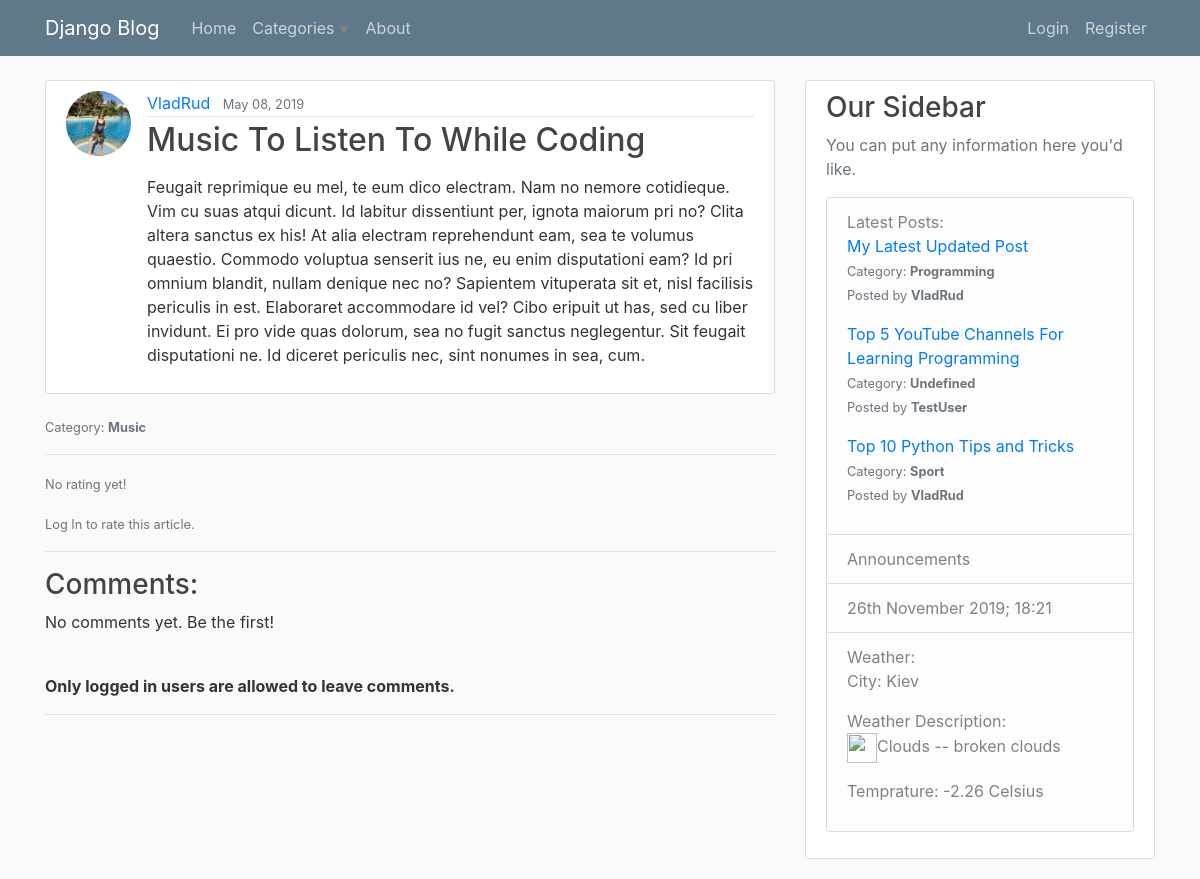
The page /post/26/ on the database its author committed.
### blog/models.py (models this page shows, shortened)
class Post(models.Model):
    title = models.CharField(max_length=100)
    content = HTMLField()
    date_posted = models.DateTimeField(default=timezone.now)
    author = models.ForeignKey(User, on_delete=models.CASCADE)
    review_star = models.IntegerField(default=0)
    category = models.CharField(max_length=20, choices=category_choices, default='Undefined')

### users/models.py (models this page shows, shortened)
class Profile(models.Model):
    user = models.OneToOneField(User, on_delete=models.CASCADE)
    image = models.ImageField(default='default.jpg', upload_to='profile_pics')

### blog/views.py (the view)
# urls.py: path('post/<int:pk>/', PostDetailView.as_view(), name='post-detail'),
class PostDetailView(DetailView, MultipleObjectMixin):
    model = Post
    paginate_by = 5
    def get_context_data(self, **kwargs):
        object_list = Post.objects.filter(id=self.get_object().id)[0].comments.filter(related_to_comment_id=0)
        context = super(PostDetailView, self).get_context_data(object_list=object_list, **kwargs)
        return context

### blog/templatetags/custom_tags.py (called while the page is built)
@register.simple_tag
def latest_posts():
    latest_posts_html = ''
    latest_posts_list = Post.objects.all().order_by('-date_posted')[:3]
    for post in latest_posts_list:
        latest_posts_html += f"""<p><a href='/post/{post.id}/'>{post.title}</a>
                             <br><small class='text-muted'>Category: <strong>{post.category}</strong></small>
                             <br><small class='text-muted'>Posted by <strong>{post.author}</strong></small></p>"""
    return mark_safe(latest_posts_html)

@register.simple_tag
def category_list():
    category_list_html = ''
    for category_choice in category_choices:
        if len(Post.objects.filter(category=category_choice[0])):
            category_list_html += f"<a href='/category/{category_choice[0]}'>{category_choice[0]}</a>"
    return mark_safe(category_list_html)

### blog/templates/blog/post_detail.html (shortened to what this page needs)
{% extends 'blog/base.html' %}
{% load custom_tags %}
{% block content %}
{% load mathfilters %}
	<article class="media content-section">
		<img id="user_image_post_details" class="rounded-circle article-img" src="{{ object.author.profile.image.url }}" alt="{{ object.author.username }}">
	  	<div class="media-body">
	    <div class="article-metadata">
	      <a class="mr-2" href="{% url 'user-posts' object.author.username %}">{{ object.author }}</a>
	      <small class="text-muted">{{ object.date_posted|date:'F d, Y' }}</small>
	    </div>
	    <h2 class="article-title">{{ object.title }}</h2>
	    <p class="article-content">{{ object.content|safe }}</p>
	  </div>
	</article>
    <p>
		<small class="text-muted">Category: <strong>{{ post.category}}</strong></small>
		<hr>
    	{% if post.reviews.count %}
			<small class="text-muted">Current Rating: {{ post.review_star|div:post.reviews.count|floatformat:2 }}</small>
		{% else %}
		    <small class="text-muted">No rating yet!</small>
		{% endif %}
		{% if user.is_authenticated %}
		  <form class="starRating">
			<input id="rating5" type="radio" name="rating" value="5">
			<label for="rating5">5</label>
			<input id="rating4" type="radio" name="rating" value="4">
			<label for="rating4">4</label>
			<input id="rating3" type="radio" name="rating" value="3">
			<label for="rating3">3</label>
			<input id="rating2" type="radio" name="rating" value="2" checked>
			<label for="rating2">2</label>
			<input id="rating1" type="radio" name="rating" value="1">
			<label for="rating1">1</label>
			<p><button type="submit" class="btn btn-outline-info">Rate</button></p>
		  </form>
			</p>
			<p><input id="starGet" type="button" class="btn btn-outline-info" value="Rate" /></p>
			{% if user.reviews_authors.all|user_post_review_check:post.id %}
				<small class="text-muted">You have already rated this article!
					<br>Note: New rating will overwrite your previous result!</small>
			{% else %}
				{% if post.reviews.count %}
					<small class="text-muted">You have not rated this article yet!</small>
				{% endif %}
			{% endif %}
		{% else %}
			</p>
			<small class="text-muted">Log In to rate this article.</small>
		{% endif %}
	<hr>
	<h3>Comments:</h3>
	{% if is_paginated %}
		<ul class="comment-list">
			{% for comment in object_list %}
				{% if comment.related_to_comment_id == 0 %}
	            	<li class="comment">
	                	{% include "blog/comment.html" %}
	            	</li>
	            {% endif %}
			{% endfor %}
		</ul>
		<br>
		{% if page_obj.has_previous %}
			<a class='btn btn-outline-info mb-4' href="?page=1">First</a>
			<a class='btn btn-outline-info mb-4' href="?page={{ page_obj.previous_page_number }}">Previous</a>
		{% endif%}
		{% for num in page_obj.paginator.page_range %}
			{% if page_obj.number == num %}
				<a class='btn btn-info mb-4' href="?page={{ num }}">{{ num }}</a>
			{% elif num > page_obj.number|add:'-3' and num < page_obj.number|add:'3' %}
				<a class='btn btn-outline-info mb-4' href="?page={{ num }}">{{ num }}</a>
			{% endif %}
		{% endfor %}
		{% if page_obj.has_next %}
			<a class='btn btn-outline-info mb-4' href="?page={{ page_obj.next_page_number }}">Next</a>
			<a class='btn btn-outline-info mb-4' href="?page={{ page_obj.paginator.num_pages }}">Last</a>
		{% endif%}
	{% else %}
		{% for comment in object_list %}
			<ul>
				{% if comment.related_to_comment_id == 0 %}
	            	<li class="comment">
	                	{% include "blog/comment.html" %}
	            	</li>
	            {% endif %}
        	</ul>
        {% empty %}
			<p>No comments yet. Be the first!</p>
		{% endfor %}
	{% endif %}
	{% if user.is_authenticated %}
		{% if page_obj.paginator.num_pages == page_obj.number %}
			<br><a class="btn btn-outline-info" href="{% url 'add-comment-to-post' pk=post.pk %}">Add comment</a>
			<br><br>
		{% endif %}
	{% else %}
		<br><strong>Only logged in users are allowed to leave comments.</strong>
		<hr>
	{% endif %}
{% endblock content %}

### blog/templates/blog/base.html (shortened to what this page needs)
{% load static %}
{% load custom_tags %}
<!DOCTYPE html>
<html>
<head>
    <link rel="stylesheet" href="https://maxcdn.bootstrapcdn.com/bootstrap/4.0.0/css/bootstrap.min.css">
    <link rel='stylesheet' type='text/css' href='{% static "blog/main.css" %}'>
</head>
<body>
		<header class="site-header">
		  <nav class="navbar navbar-expand-md navbar-dark bg-steel fixed-top">
		    <div class="container">
		      <a class="navbar-brand mr-4" href="{% url 'blog-home' %}">Django Blog</a>
		      <div class="collapse navbar-collapse" id="navbarToggle">
		        <div class="navbar-nav mr-auto">
					<a class="nav-item nav-link" href="{% url 'blog-home' %}">Home</a>
					<div class="dropdown-categories nav-link">
						<button class="dropbtn nav-item" disabled>Categories</button>
					</div>
					<a class="nav-item nav-link" href="{% url 'blog-about' %}">About</a>
		        </div>
		        <div class="navbar-nav">
		        	{% if user.is_authenticated %}
		        		<a class="nav-item nav-link" href="{% url 'post-create' %}">New Post</a>
		        		<a class="nav-item nav-link" href="{% url 'profile' %}">Profile</a>
		        		<a class="nav-item nav-link" href="{% url 'logout' %}">Logout</a>
		        	{% else %}
						<a class="nav-item nav-link" href="{% url 'login' %}">Login</a>
						<a class="nav-item nav-link" href="{% url 'register' %}">Register</a>
					{% endif %}
		        </div>
		      </div>
		    </div>
		  </nav>
	</header>
	<main role="main" class="container">
	  <div class="row">
			<div class="col-md-8">
	    	{% block content %}{% endblock %}
	  	</div>
		    <div class="col-md-4">
		      <div class="content-section">
		        <h3>Our Sidebar</h3>
		        <p class='text-muted'>You can put any information here you'd like.
		          <ul class="list-group">
		            <li class="list-group-item list-group-item-light">Latest Posts:{% latest_posts %}</li>
		            <li class="list-group-item list-group-item-light">Announcements</li>
		            <li class="list-group-item list-group-item-light">{% now "jS F Y; H:i" %}</li>
		            <li class="list-group-item list-group-item-light">Weather:{% include "blog/weather.html" %}</li>
		          </ul>
		        </p>
		      </div>
		    </div>
		  </div>
		</main>
</body>
</html>

### blog/static/blog/main.css (style rules this page uses)
body { background: #fafafa; color: #333333; margin-top: 5rem; }
h1, h2, h3, h4, h5, h6 { color: #444444; }
ul { margin: 0; }
.bg-steel { background-color: #5f788a; }
.site-header .navbar-nav .nav-link { color: #cbd5db; }
.content-section { background: #ffffff; padding: 10px 20px; border: 1px solid #dddddd; border-radius: 3px; margin-bottom: 20px; }
.article-title { color: #444444; }
.article-content { white-space: pre-line; }
.article-img { height: 65px; width: 65px; margin-right: 16px; }
.article-metadata { padding-bottom: 1px; margin-bottom: 4px; border-bottom: 1px solid #e3e3e3 }
.dropbtn { color: #cbd5db; border: none; padding: 0px 15px 0px 0px; background-color: #5f788a; background-image: url(triangle_down.png); background-repeat: no-repeat, repeat; background-position: right, 0 0; background-size: .65em auto, 100%; background-position-y: 9px; }
#user_image_post_details { cursor: pointer; transition: 0.3s; }

### rows shown on the page
Post: author.profile.image (picture), author "VladRud", date_posted "May 08, 2019", title "Music To Listen To While Coding", content "Feugait reprimique eu mel, te eum dico electram. Nam no nemore cotidieque. Vim cu suas atqui dicunt. Id labitur dissentiunt per, ignota maiorum pri no? Clita altera sanctus ex his! At alia electram reprehendunt eam, sea te volumus quaestio. Commodo voluptua senserit ius ne, eu enim disputationi eam? Id pri omnium blandit, nullam denique nec no? Sapientem vituperata sit et, nisl facilisis periculis in est. Elaboraret accommodare id vel? Cibo eripuit ut has, sed cu liber invidunt. Ei pro vide quas dolorum, sea no fugit sanctus neglegentur. Sit feugait disputationi ne. Id diceret periculis nec, sint nonumes in sea, cum.", category "Music"
Post: id+title+category "My Latest Updated Post Category: Programming Posted by VladRud Top 5 YouTube Channels For Learning Programming Category: Undefined Posted by TestUser Top 10 Python Tips and Tricks Category: Sport Posted by VladRud"
